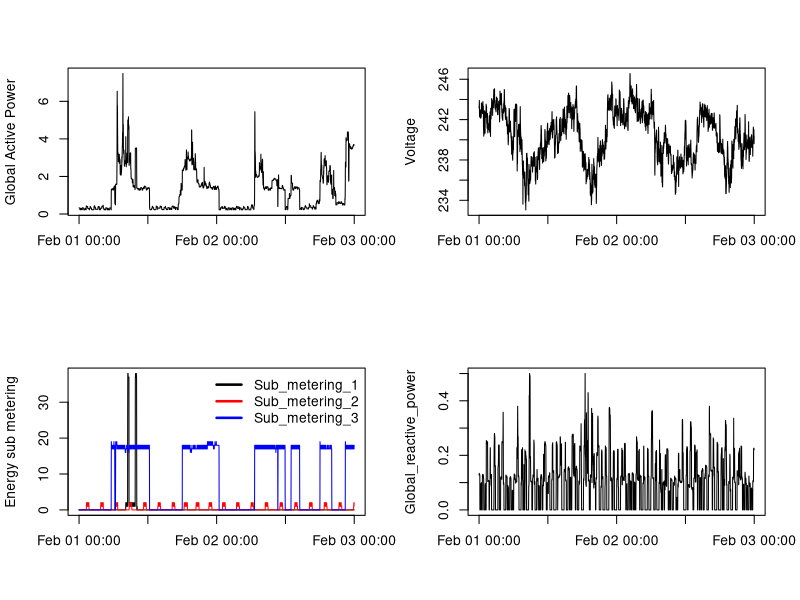

This chart was generated by the following R code:
# Code to load cleaned dataset
powerSubset <- read.table(file="powerSubset.txt", header=TRUE, sep=",", stringsAsFactors = F)
powerSubset$Date <- as.Date(powerSubset$Date, "%Y-%m-%d")
powerSubset$dateTime <- strptime(powerSubset$dateTime, "%Y-%m-%d %H:%M:%S")

# Code to create plots and output PNG file

png(file="plot4.png", width=480, height=480)
par(mfrow=c(2,2))
with(powerSubset, plot(dateTime, Global_active_power, type="l", ylab="Global Active Power", xlab=""))
with(powerSubset, plot(dateTime, Voltage, type="l", ylab="Voltage", xlab=""))
with(powerSubset, plot(dateTime, Sub_metering_1, type="l", ylab="Energy sub metering", xlab=""))
lines(powerSubset$dateTime, powerSubset$Sub_metering_2, col="red")
lines(powerSubset$dateTime, powerSubset$Sub_metering_3, col="blue")
legend("topright", legend=c("Sub_metering_1", "Sub_metering_2", "Sub_metering_3"), lty=c(1,1), lwd=c(2.5,2.5), col=c("black", "red", "blue"), bty="n")
with(powerSubset, plot(dateTime, Global_reactive_power, type="l", xlab=""))


dev.off()